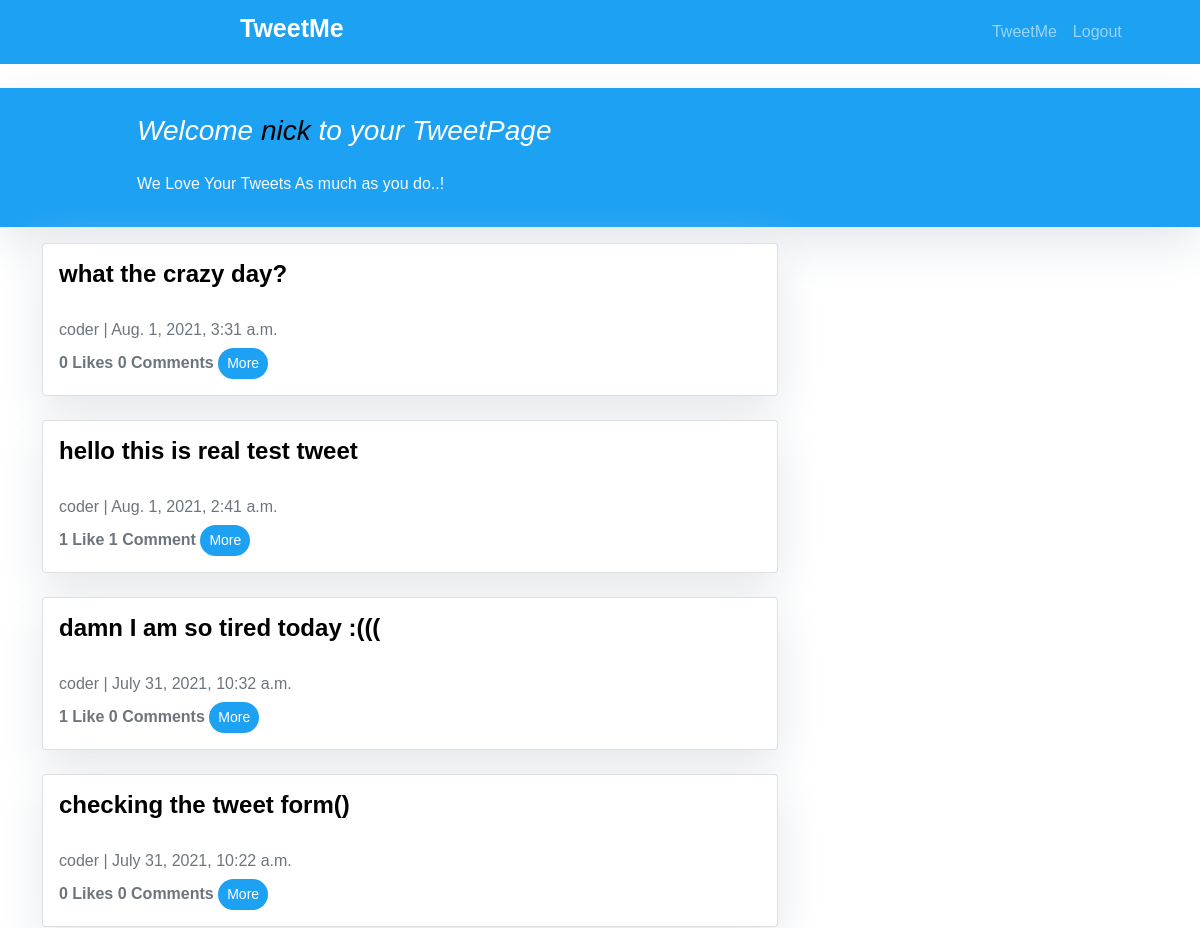
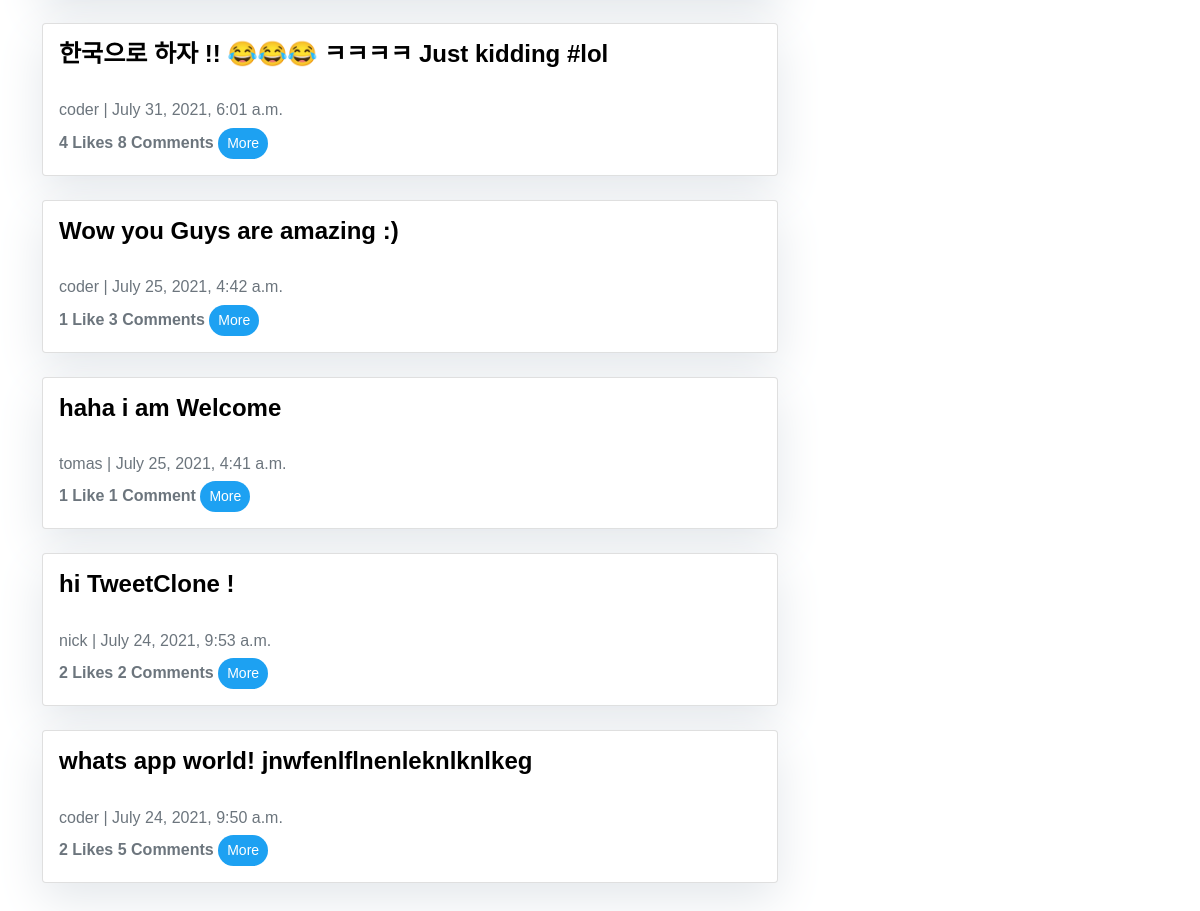
/tweets/ (signed in), run on the app's committed database (2 pictures, top to bottom).
### Tweet/models.py (models this page shows, shortened)
class Tweet(models.Model):
    user = models.ForeignKey(User, on_delete=models.CASCADE)
    tweet_text = models.TextField(max_length=300)
    created_at = models.DateTimeField(auto_now_add=True)
    likes = models.ManyToManyField(User, related_name='tweet_like', blank=True)
    def num_of_likes(self):
        return self.likes.count()
    @property
    def num_of_comments(self):
        return TweetComment.objects.filter(tweet=self).count()

### Tweet/views.py (the view)
# urls.py: path('tweets/', views.tweets, name='tweets'),
@login_required(login_url='loginpage')
def tweets(request):
    tweet = Tweet.objects.filter().order_by('-created_at')
    context = {
        'tweets': tweet
    }
    return render(request, 'tweet/tweets.html', context)

### templates/tweet/tweets.html (shortened to what this page needs)
{% extends "base.html" %}
{% block content %}
<header class="masthead">
    <div class="container">
        <div class="row">
            <div class=" col-md-8 col-md-10 mx-auto">
                <div class="site-heading">
                    <h3 class="head_text my-4 mt-3 text-white" style="font-style:italic ;"> Welcome <span style="color: black;">{{ user.username }}</span> to your TweetPage  </h3>
                    <p class="text-light">We Love Your Tweets As much as you do..! &nbsp
                    </p>
                </div>
            </div>
        </div>
    </div>
</header>
<div class="container">
    <div class="row">
        <div class="col-md-8 mt-3 left">
            {% for tweet in tweets %}
            <div class="card mb-4">
                <div class="card-body">
                    <h4 class="card-text h4"><a style=" text-decoration: none; color: black;" href="{% url 'tweetDetail' pk=tweet.pk %}">{{tweet.tweet_text|slice:":200" }}</a></h4>
                    <br>
                    <p class="card-text text-muted h6" >{{ tweet.user }} | {{ tweet.created_at}} </p>
                    <strong class="text-secondary">{{ tweet.num_of_likes }} Like{{ tweet.num_of_likes|pluralize }}</strong>
                    <strong class="text-secondary">{{ tweet.num_of_comments }} Comment{{ tweet.num_of_comments|pluralize }}</strong>
                    <a class="btn btn-block btn-sm" style="border-radius: 50px; background-color: #1DA1F2; color: white;" href="{% url 'tweetDetail' pk=tweet.pk %}">More</a>
                </div>
            </div>
            {% endfor %}
        </div>
    </div>
</div>
{%endblock%}

### templates/tweet/tweets.html (style rules this page uses)
.masthead { background: #1DA1F2; height: auto; padding-bottom: 15px; box-shadow: 0 16px 48px #E3E7EB; padding-top: 10px; }
.head_text { color: white; }
.card { box-shadow: 0 16px 48px #E3E7EB; }

### templates/base.html (style rules this page uses)
body { background-color:rgb((255, 255, 255), 255, 255)!important; font-family: sans-serif; }
.card h4 { font-weight: 700; }

### data on the page
Tweet: tweet_text "what the crazy day?", user "coder", created_at "Aug. 1, 2021, 3:31 a.m.", num_of_likes "0", num_of_comments "0"
Tweet: tweet_text "hello this is real test tweet", user "coder", created_at "Aug. 1, 2021, 2:41 a.m.", num_of_likes "1", num_of_comments "1"
Tweet: tweet_text "damn I am so tired today :(((", user "coder", created_at "July 31, 2021, 10:32 a.m.", num_of_likes "1", num_of_comments "0"
Tweet: tweet_text "checking the tweet form()", user "coder", created_at "July 31, 2021, 10:22 a.m.", num_of_likes "0", num_of_comments "0"
Tweet: tweet_text "한국으로 하자 !! 😂😂😂 ㅋㅋㅋㅋ Just kidding #lol", user "coder", created_at "July 31, 2021, 6:01 a.m.", num_of_likes "4", num_of_comments "8"
Tweet: tweet_text "Wow you Guys are amazing :)", user "coder", created_at "July 25, 2021, 4:42 a.m.", num_of_likes "1", num_of_comments "3"
Tweet: tweet_text "haha i am Welcome", user "tomas", created_at "July 25, 2021, 4:41 a.m.", num_of_likes "1", num_of_comments "1"
Tweet: tweet_text "hi TweetClone !", user "nick", created_at "July 24, 2021, 9:53 a.m.", num_of_likes "2", num_of_comments "2"
Tweet: tweet_text "whats app world! jnwfenlflnenleknlknlkeg", user "coder", created_at "July 24, 2021, 9:50 a.m.", num_of_likes "2", num_of_comments "5"

### other printed values
{{ user.username }} "nick"
